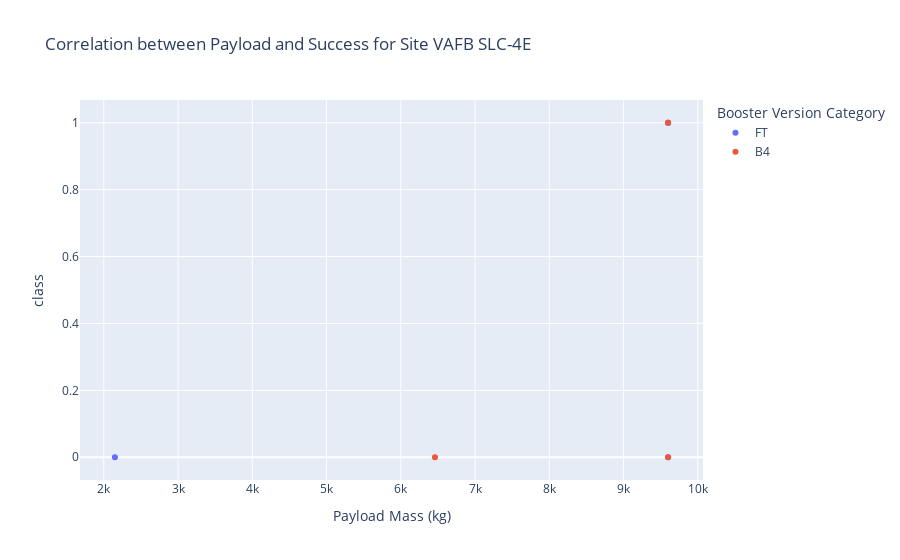

This figure's notebook cell:
### Code cell
# Here, we create the scatter plot for different values of payload from 0kg to 10000kg

start = 1000
end = 10000

# Scatter plot if all sites are selected
filtered_mass_df = spacex_df[(spacex_df['Payload Mass (kg)'] > start) & (spacex_df['Payload Mass (kg)'] < end)]
fig = px.scatter(filtered_mass_df, x = 'Payload Mass (kg)', y = 'class', color = 'Booster Version Category', title = 'Correlation between Payload and Success for all Sites')
# fig.show()

# Scatter plot if only one site is selected
filtered_mass_df = spacex_df[(spacex_df['Payload Mass (kg)'] > start) & (spacex_df['Payload Mass (kg)'] < end) & (spacex_df['Launch Site'] == site)]
fig = px.scatter(filtered_mass_df, x = 'Payload Mass (kg)', y = 'class', color = 'Booster Version Category', title = f'Correlation between Payload and Success for Site {site}')
fig.show()

### Figure 1 — Plotly figure (JSON) as saved in the notebook; plotly's stock layout.template omitted (floating-point values rounded to 4 significant figures)
{"data": [{"hovertemplate": "Booster Version Category=FT<br>Payload Mass (kg)=%{x}<br>class=%{y}<extra></extra>", "legendgroup": "FT", "marker": {"color": "#636efa", "symbol": "circle"}, "mode": "markers", "name": "FT", "orientation": "v", "showlegend": true, "type": "scatter", "x": [9600, 9600, 9600, 2150], "xaxis": "x", "y": [1, 1, 0, 0], "yaxis": "y"}, {"hovertemplate": "Booster Version Category=B4<br>Payload Mass (kg)=%{x}<br>class=%{y}<extra></extra>", "legendgroup": "B4", "marker": {"color": "#EF553B", "symbol": "circle"}, "mode": "markers", "name": "B4", "orientation": "v", "showlegend": true, "type": "scatter", "x": [9600, 9600, 6460], "xaxis": "x", "y": [1, 0, 0], "yaxis": "y"}], "layout": {"autosize": true, "legend": {"title": {"text": "Booster Version Category"}, "tracegroupgap": 0}, "title": {"text": "Correlation between Payload and Success for Site VAFB SLC-4E"}, "xaxis": {"anchor": "y", "autorange": true, "domain": [0, 1], "range": [1686.0, 10060.0], "title": {"text": "Payload Mass (kg)"}, "type": "linear"}, "yaxis": {"anchor": "x", "autorange": true, "domain": [0, 1], "range": [-0.08252, 1.083], "title": {"text": "class"}, "type": "linear"}}}
